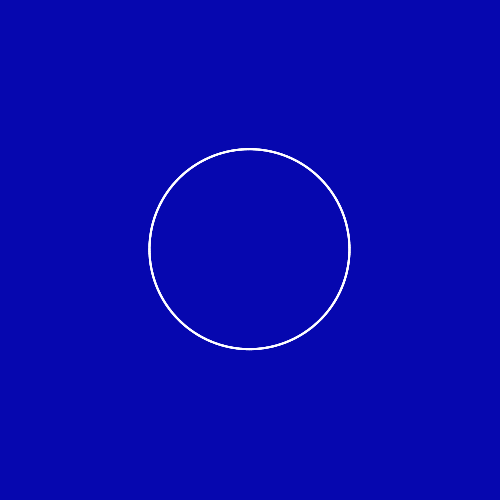
Frame 1 (no input)
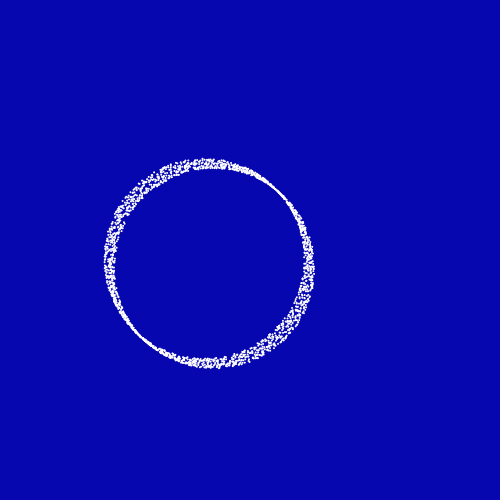
Frame 60 (the mouse pressed at the canvas centre just before this capture)
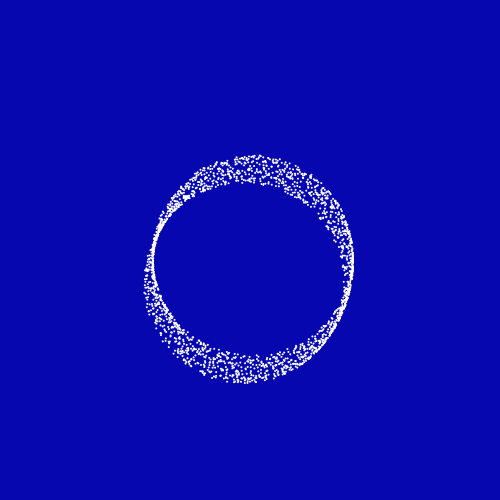
Frame 120 (the mouse held since frame 60 and released just before this capture)

The Processing sketch that drew these frames (run headless with seeded random() and noise(); from frame 60 on, the mouse is pressed at the canvas centre):

// Processing sketch: sketch_21012017
// ── sketch_21012017.pde
BallSystem bs;

void setup(){
  size(500, 500);
  smooth();
  bs = new BallSystem();
}

void draw(){
  background(6,7,175);
  noStroke();
  fill(255);
  bs.display();
}
// ── Ball.pde
class Ball{
  float angle = 10;
  float speed = random(0.04,0.05);
  float base = 230;
  float x, y;
  Ball(float newX, float newY){
    x = newX;
    y = newY;
  }
  
  void move(){
    x = x + sin(angle);
    y = y + cos(angle);
    angle = angle + speed;
  }
  
  void display(){
    ellipse(x,y,2,2);
  }
}
// ── BallSystem.pde
class BallSystem{
  float angle = 0;
  float speed = 0.5;
  float x, y;
  float base = 250;
  Ball[] b = new Ball[2000];
  BallSystem(){
    for(int i = 0; i<=b.length-1; i++){
      x = base + sin(angle)*100;
      y = base + cos(angle)*100;
      angle = angle+speed;
      b[i] = new Ball(x,y);
    }
  }
  
  void display(){
    for(int i = 0; i<=b.length-1; i++){
      b[i].move();
      b[i].display();
    }
  }
}
